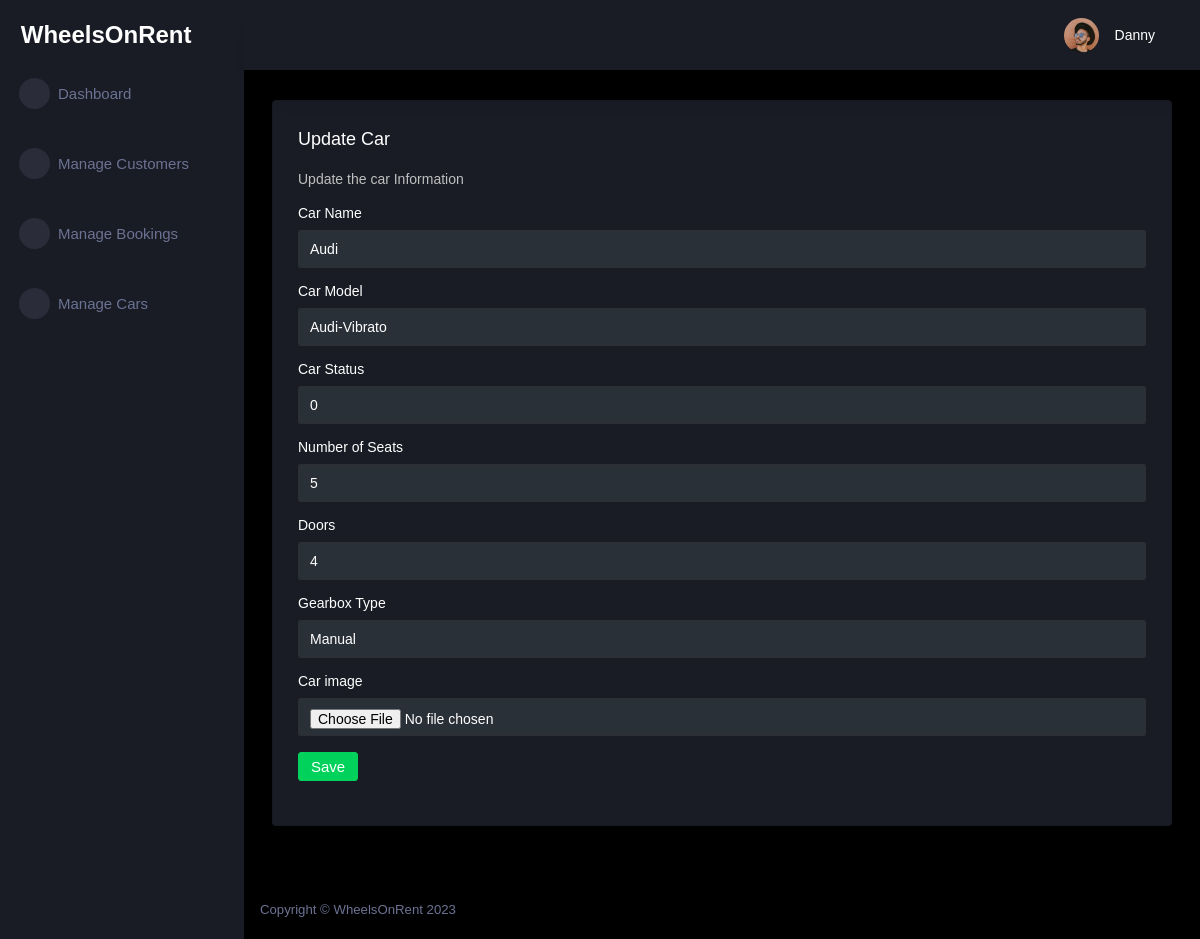
The app's page /2/update (signed in) with its own data.
### tables this page shows
CREATE TABLE customer (
  id INTEGER PRIMARY KEY AUTOINCREMENT,
  name TEXT NOT NULL,
  last_name TEXT NOT NULL,
  phone_number TEXT NOT NULL,
  email TEXT NOT NULL,
  password TEXT NOT NULL,
  role TEXT INTEGER DEFAULT 0
);

CREATE TABLE car (
  id INTEGER PRIMARY KEY AUTOINCREMENT,
  name TEXT NOT NULL,
  model TEXT NOT NULL,
  status TEXT NOT NULL,
  seat INTEGER NOT NULL,
  door INTEGER NOT NULL,
  gearbox TEXT NOT NULL,
  image TEXT
);

### car_app/car.py (the view, shortened to what this page needs)
@bp.route('/<int:id>/update', methods=('GET', 'POST'))
@login_required
def update(id):
    car = get_car(id)
    return render_template('admin/car_update.html', car=car)

### car_app/car.py (called while the page is built)
def get_car(id, check_author=True):
    car = get_db().execute(
        'SELECT id, name, model, status, seat, door, gearbox, image'
        ' FROM car'
        ' WHERE car.id = ?',
        (id,)
    ).fetchone()
    if car is None:
        abort(404, f"Car id {id} doesn't exist.")
    return car

### car_app/customer.py (called while the page is built)
@bp.before_app_request
def load_logged_in_customer():
    customer_id = session.get('customer_id')
    if customer_id is None:
        g.customer = None
    else:
        g.customer = get_db().execute(
            'SELECT * FROM customer WHERE id = ?', (customer_id,)
        ).fetchone()

def login_required(view):
    @functools.wraps(view)
    def wrapped_view(**kwargs):
        if g.customer is None:
            return redirect(url_for('customer.login'))
        return view(**kwargs)
    return wrapped_view

### car_app/db.py (called while the page is built)
def get_db():
    if 'db' not in g:
        g.db = sqlite3.connect(
            current_app.config['DATABASE'],
            detect_types=sqlite3.PARSE_DECLTYPES
        )
        g.db.row_factory = sqlite3.Row
    return g.db

### car_app/templates/admin/car_update.html
{% extends 'admin/admin_base.html' %}
{% block content %}
<div class="content-wrapper">
  <div class="row">
    <div class="col-md-12 grid-margin stretch-card">
      <div class="card">
        <div class="card-body">
          <h4 class="card-title">Update Car</h4>
          <p class="card-description"> Update the car Information </p>
            <form class="forms-sample" method="post">
              <div class="form-group">
            <label for="name">Car Name</label>
            <input class="form-control" name="name" id="name" value="{{ request.form['name'] or car['name'] }}" required>
              </div>
            <div class="form-group">
            <label for="model">Car Model</label>
            <input class="form-control" name="model" id="model" value="{{ request.form['model'] or car['model'] }}" required>
          </div>
            <div class="form-group">
            <label for="status">Car Status</label>
            <input class="form-control" name="status" id="status" value="{{ request.form['status'] or car['status'] }}" required>
          </div>
            <div class="form-group">
            <label for="seat">Number of Seats</label>
            <input class="form-control" name="seat" id="seat" value="{{ request.form['seat'] or car['seat'] }}" required>
          </div>
            <div class="form-group">
            <label for="door">Doors</label>
            <input class="form-control" name="door" id="door" value="{{ request.form['door'] or car['door'] }}" required>
          </div>
            <div class="form-group">
            <label for="gearbox">Gearbox Type</label>
            <input class="form-control" name="gearbox" id="gearbox" value="{{ request.form['gearbox'] or car['gearbox'] }}" required>
          </div>
            <div class="form-group">
            <label for="image">Car image</label>
            <input class="form-control" type="file" name="image" id="image" value="{{ request.form['image'] or car['image'] }}">
          </div>
            <div class="form-group">
            <input class="btn btn-success" type="submit" value="Save">
          </div>
          </form>
        </div>
      </div>
    </div>
  </div>
</div>
{% endblock %}

### car_app/templates/admin/admin_base.html (shortened to what this page needs)
<!DOCTYPE html>
<html lang="en">
<head>
    <link rel="stylesheet" href="https://cdn.jsdelivr.net/npm/bootstrap@4.0.0/dist/css/bootstrap.min.css">
    <link rel="stylesheet" href="{{ url_for('static', filename='assets/admin/assets/vendors/mdi/css/materialdesignicons.min.css')}}">
    <link rel="stylesheet" href="{{ url_for('static', filename='assets/admin/assets/vendors/css/vendor.bundle.base.css')}}">
    <link rel="stylesheet" href="{{ url_for('static', filename='assets/admin/assets/vendors/jvectormap/jquery-jvectormap.css')}}">
    <link rel="stylesheet" href="{{ url_for('static', filename='assets/admin/assets/vendors/flag-icon-css/css/flag-icon.min.css')}}">
    <link rel="stylesheet" href="{{ url_for('static', filename='assets/admin/assets/vendors/owl-carousel-2/owl.carousel.min.css')}}">
    <link rel="stylesheet" href="{{ url_for('static', filename='assets/admin/assets/vendors/owl-carousel-2/owl.theme.default.min.css')}}">
    <link rel="stylesheet" href="{{ url_for('static', filename='assets/admin/assets/css/style.css')}}">
</head>
<body>
    <div class="container-scroller">
        <nav class="sidebar sidebar-offcanvas" id="sidebar">
            <div class="sidebar-brand-wrapper d-none d-lg-flex align-items-center justify-content-center fixed-top">
                <a class="sidebar-brand brand-logo" href="{{ url_for('customer.admin_dashboard') }}" style="text-decoration: none; color: white; font-size: 24px; font-weight: bold; font-family: Verdana, Geneva, Tahoma, sans-serif;">WheelsOnRent</a>
            </div>
            <ul class="nav">
                <li class="nav-item menu-items">
                    <a class="nav-link" href="{{ url_for('customer.admin_dashboard') }}">
                        <span class="menu-icon">
                <i class="mdi mdi-speedometer"></i>
              </span>
                        <span class="menu-title">Dashboard</span>
                    </a>
                </li>
                <br>
                <li class="nav-item menu-items">
                    <a class="nav-link" href="{{ url_for('customer.index') }}">
                        <span class="menu-icon">
                <i class="mdi mdi-playlist-play"></i>
              </span>
                        <span class="menu-title">Manage Customers</span>
                    </a>
                </li>
                <br>
                <li class="nav-item menu-items">
                    <a class="nav-link" href="{{ url_for('booking.index') }}">
                        <span class="menu-icon">
                <i class="mdi mdi-table-large"></i>
              </span>
                        <span class="menu-title">Manage Bookings</span>
                    </a>
                </li>
                <br>
                <li class="nav-item menu-items">
                    <a class="nav-link" href="{{ url_for('car.index') }}">
                        <span class="menu-icon">
                <i class="mdi mdi-car"></i>
              </span>
                        <span class="menu-title">Manage Cars</span>
                    </a>
                </li>
            </ul>
        </nav>
        <div class="container-fluid page-body-wrapper">
            <nav class="navbar p-0 fixed-top d-flex flex-row">
                <div class="navbar-menu-wrapper flex-grow d-flex align-items-stretch">
                    <button class="navbar-toggler navbar-toggler align-self-center" type="button" data-toggle="minimize">
              <span class="mdi mdi-menu"></span>
            </button>
                    <ul class="navbar-nav navbar-nav-right">
                        <li class="nav-item nav-settings d-none d-lg-block">
                            <a class="nav-link" href="#">
                                <i class="mdi mdi-view-grid"></i>
                            </a>
                        </li>
                        <li class="nav-item dropdown">
                            <a class="nav-link" id="profileDropdown" href="#" data-toggle="dropdown">
                                <div class="navbar-profile">
                                    <img class="img-xs rounded-circle" src="{{ url_for('static', filename='assets/admin/assets/images/faces/face15.jpg')}}" alt="">
                                    <p class="mb-0 d-none d-sm-block navbar-profile-name">{{ g.customer['name'] }}</p>
                                    <i class="mdi mdi-menu-down d-none d-sm-block"></i>
                                </div>
                            </a>
                        </li>
                    </ul>
                </div>
            </nav>
            <div class="main-panel">
                {% block content %}{% endblock %}
                <footer class="footer">
                    <div class="d-sm-flex justify-content-center justify-content-sm-between">
                        <span class="text-muted d-block text-center text-sm-left d-sm-inline-block">Copyright © WheelsOnRent 2023</span>
                    </div>
                </footer>
            </div>
        </div>
    </div>
</body>
</html>

### records on screen
customer: customer.name "Danny"
car: name "Audi", model "Audi-Vibrato", status "0", seat "5", door "4", gearbox "Manual"
